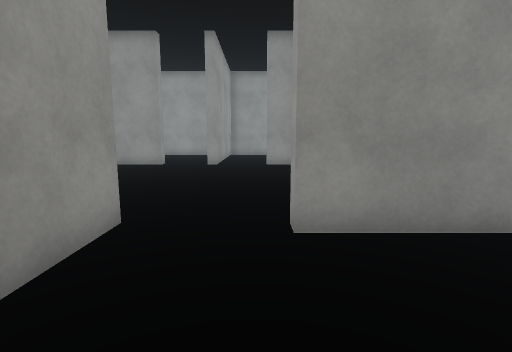
view 1 (above)

24 first-person views from a walk through a 3-D level made in the Unity game engine. The camera is 1.3 m above the floor, tilts 8° down and sees 85° across. The floor is counted in squares, 1 m on a side. Each view is taken from the middle of a square. On the plan, view 1 faces up. The plan holds only what a view shows up to about 13 squares ahead; the rest is blank. The place goes on beyond the plan. The player character is not drawn. Some animated figures are left out. Some surface patterns are stand-ins.

view 2
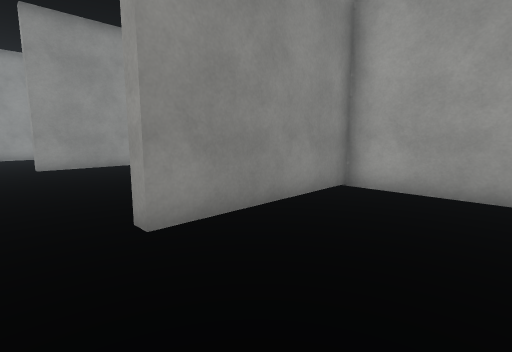

view 3
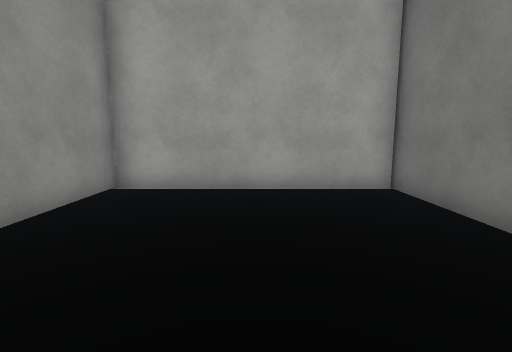

view 4
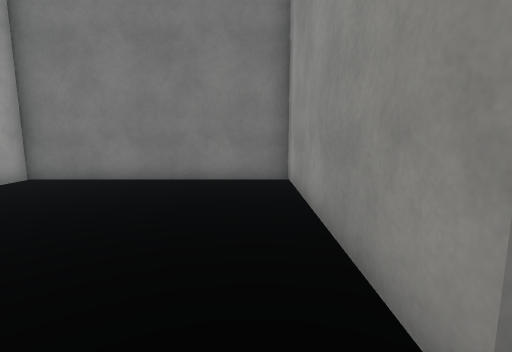

view 5
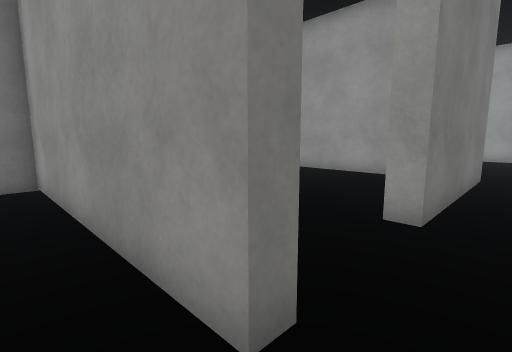

view 6
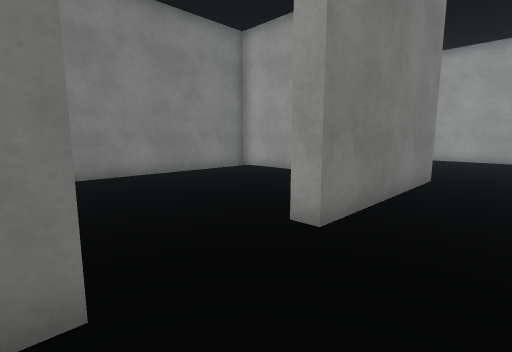

view 7
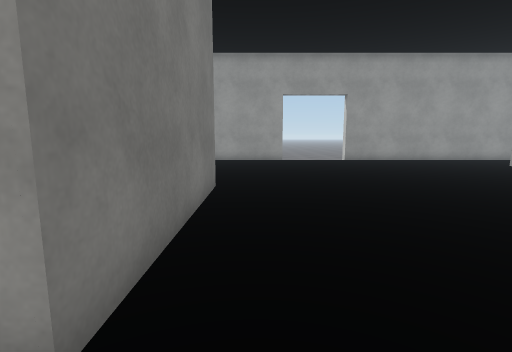

view 8
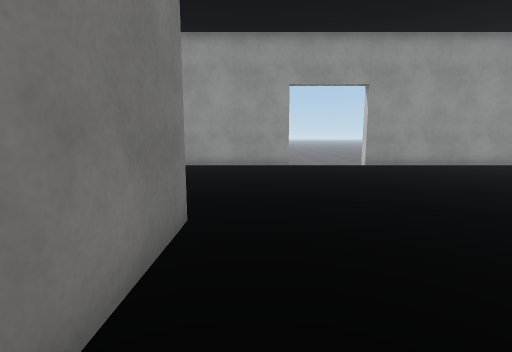

view 9
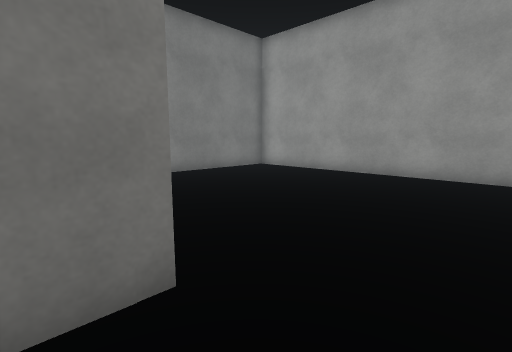

view 10
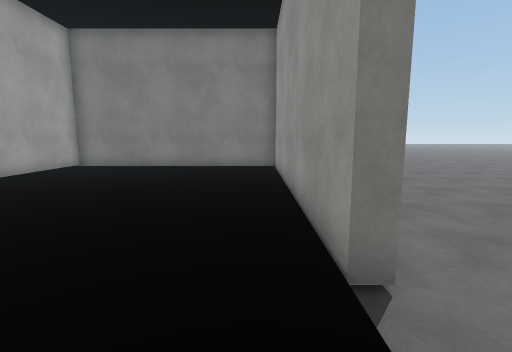

view 11
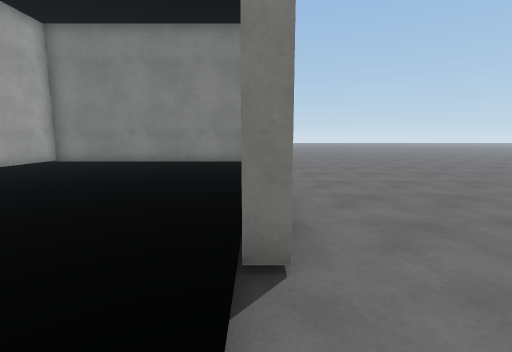

view 12
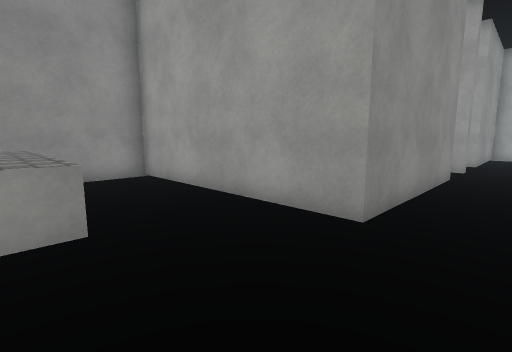

view 13
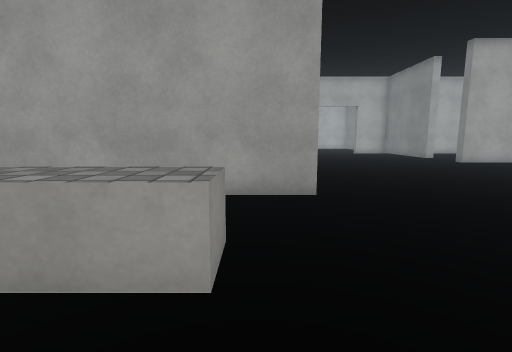

view 14
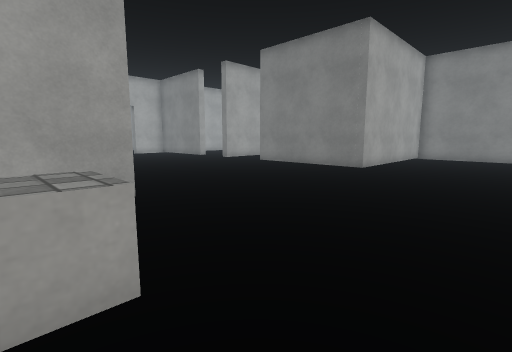

view 15
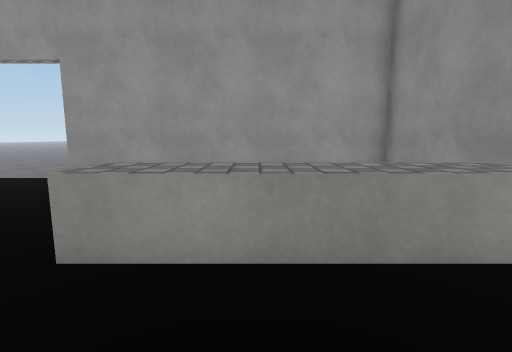

view 16
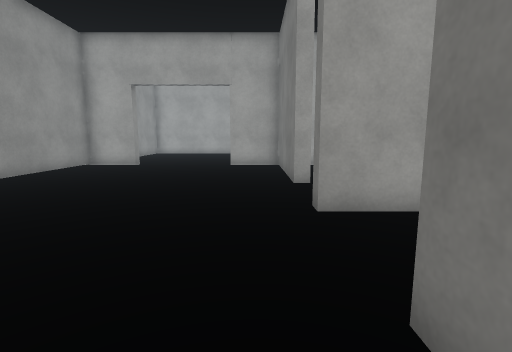

view 17
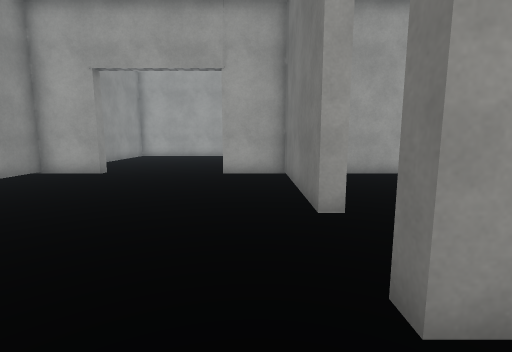

view 18
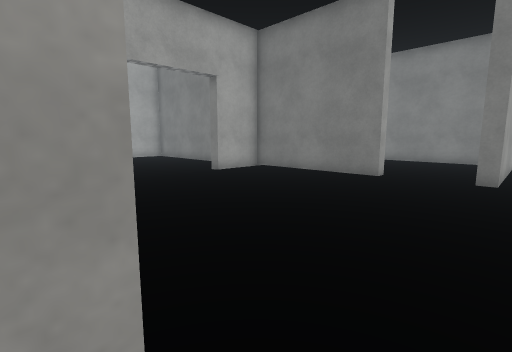

view 19
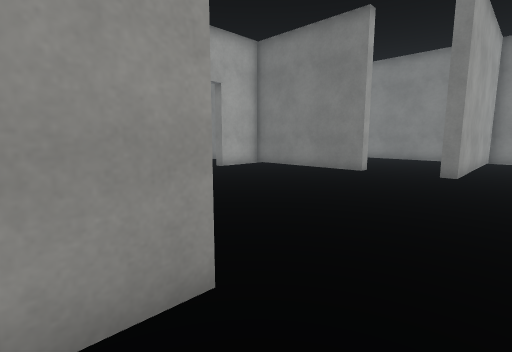

view 20
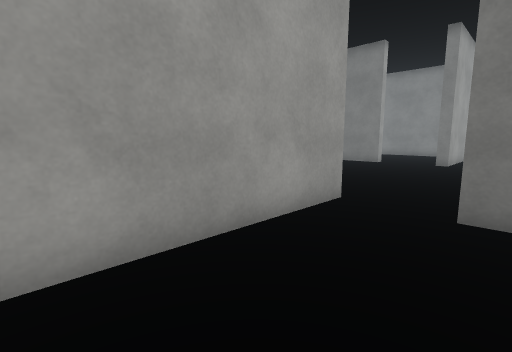

view 21
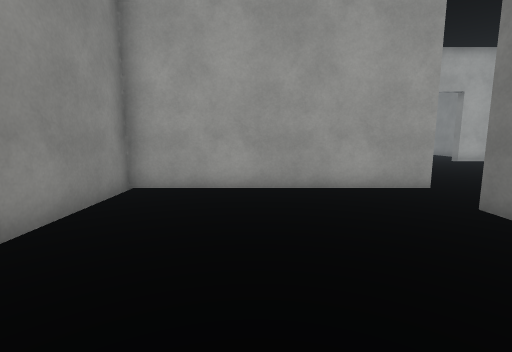

view 22
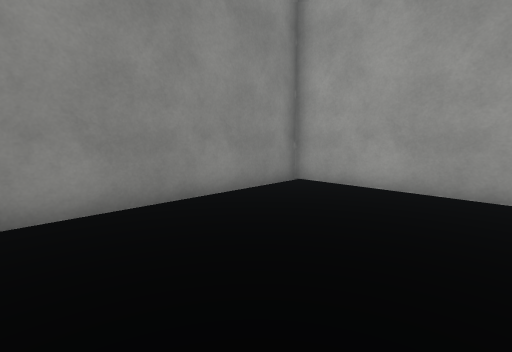

view 23
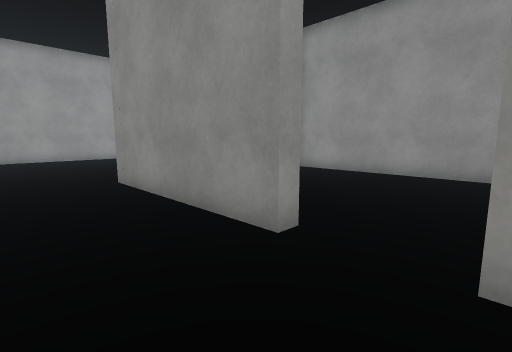

view 24
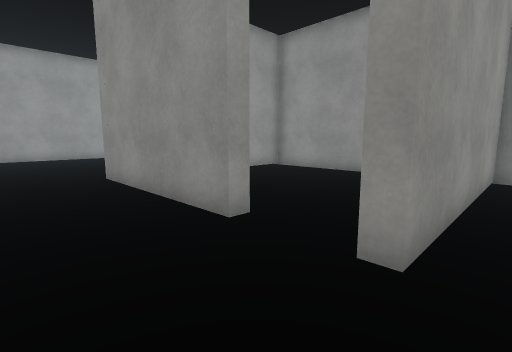

### Floor plan
Key: @ floor where view 1 was taken; # wall or solid block; . main floor; - floor 0.25 m lower than the main floor; / step, stairs or slope; ^ raised ledge.
Columns run from 23 left of view 1 to 9 right of it. Each row starts with its distance up from view 1.
 20    ####################
 19    #     ....#.......#.
 18    #     ^^..#.......#.
 17    #     ^^..#.......#..
 16    #. .. ^^..#  .....#...
 15    #.....^^ .#.  ....# ..
 14    #.......  #    ...# .
 13    #.........######..#..######
 12    #.........................#
 11    #.........................#...
 10    /.............................
  9    /.............................
  8  --/.............................
  7 ---/.............................
  6 ---#.........................#..
  5 ---#.........................#
  4 ---#........######......######
  3 ---#........#  ......#.......#
  2 ---#........#........#.......#
  1 ---#........#........#.......#
  0 ---#........#........#.@.....#
 -1 ---#........#........#.......#
 -2 -- #........#........#.......#
 -3 -- #........#........#.......#
 -4 -- ###########################

Where each view was taken, in squares from view 1:
view 1: 0 up, 0 right, facing up
view 2: 0 up, 1 left, facing up-right
view 3: 0 up, 1 left, facing right
view 4: 5 up, 1 left, facing down
view 5: 5 up, 1 left, facing down-left
view 6: 6 up, 2 left, facing down-left
view 7: 5 up, 4 left, facing left
view 8: 5 up, 7 left, facing left
view 9: 6 up, 10 left, facing down-left
view 10: 9 up, 19 left, facing down
view 11: 9 up, 20 left, facing down
view 12: 11 up, 14 left, facing up-right
view 13: 14 up, 16 left, facing right
view 14: 15 up, 16 left, facing down-right
view 15: 16 up, 11 left, facing left
view 16: 5 up, 7 left, facing right
view 17: 5 up, 4 left, facing right
view 18: 13 up, 3 left, facing down-right
view 19: 14 up, 4 left, facing down-right
view 20: 18 up, 5 left, facing down-right
view 21: 17 up, 9 left, facing right
view 22: 15 up, 9 left, facing up-right
view 23: 10 up, 2 left, facing up-left
view 24: 10 up, 1 left, facing up-left
